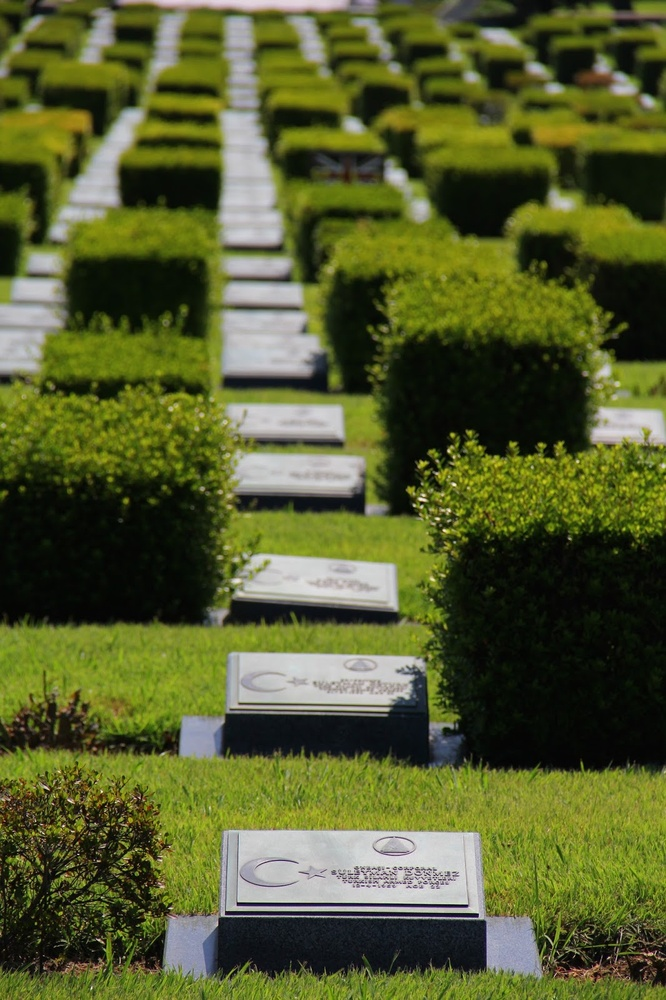
#> input picture images/foto.jpg, 666 x 1000 px, shrunk from 1066 x 1600 before the run
$ python hist-equal.py
#> lines starting #> are read from the running program, lines starting #| are printed output that depends on the picture


import cv2
import numpy as np
from matplotlib import pyplot as plt

img = cv2.imread('images/foto.jpg',0)
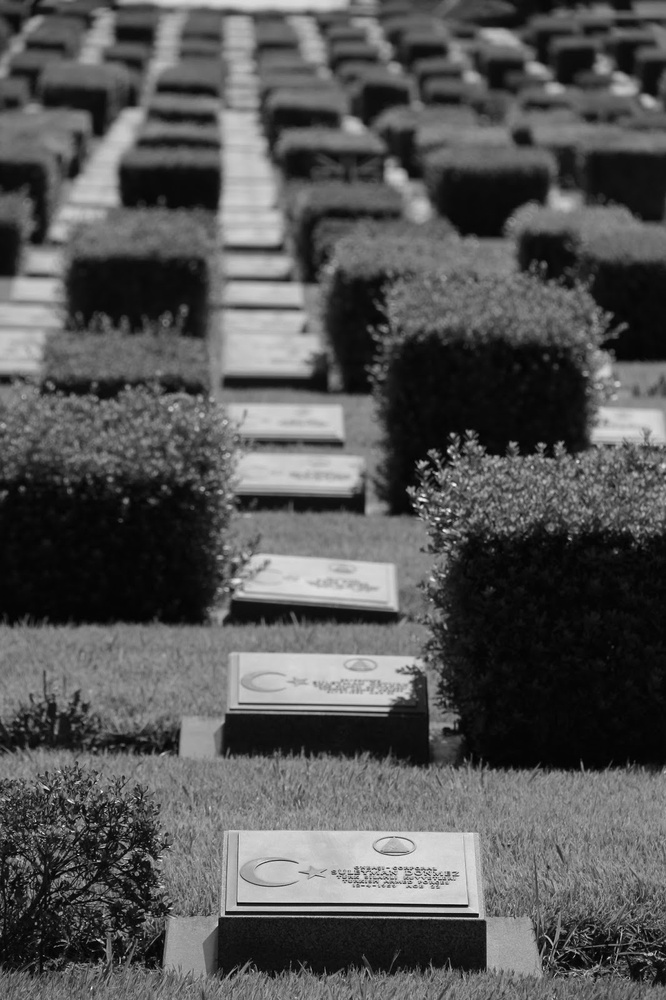
#> img: shape (1000, 666); min 0, max 249, mean 85.1


hist,bins = np.histogram(img.flatten(),256,[0,256])
#> hist = 256 values, max 12329 at index 10, min 0 at index 231, mean 2601.6; bins = 257 values from 0 to 256
#plt.plot(hist, color = 'b')
#plt.hist(img.flatten(),256,[0,256], color = 'r')


cdf = hist.cumsum()
#> cdf = 256 values from 26 to 666000
cdf_normalized = cdf * hist.max()/ cdf.max()
#> cdf_normalized = 256 values from 0.481 to 12329

plt.plot(cdf_normalized, color = 'b')
plt.hist(img.flatten(),256,[0,256], color = 'r')
plt.xlim([0,256])
plt.legend(('cdf','histogram'), loc = 'upper left')
plt.show()
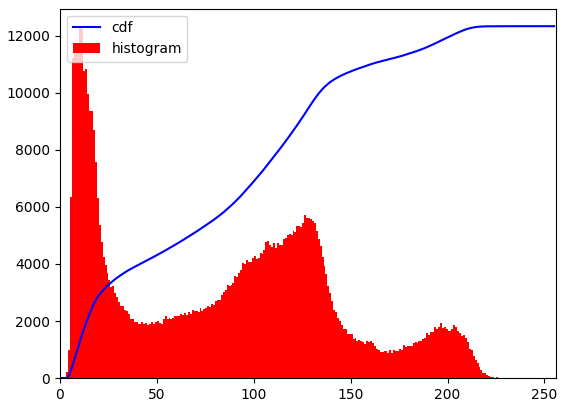
#> figure drawn by matplotlib, 1 panel; tallest bar 12329 high, from x = 10 to 11; curve peaks at x = 249, y = 12329

##
#equ = cv2.equalizeHist(img)
#cv2.imwrite('equ.jpg',equ)

$ run again, with images/back.jpg copied over images/foto.jpg
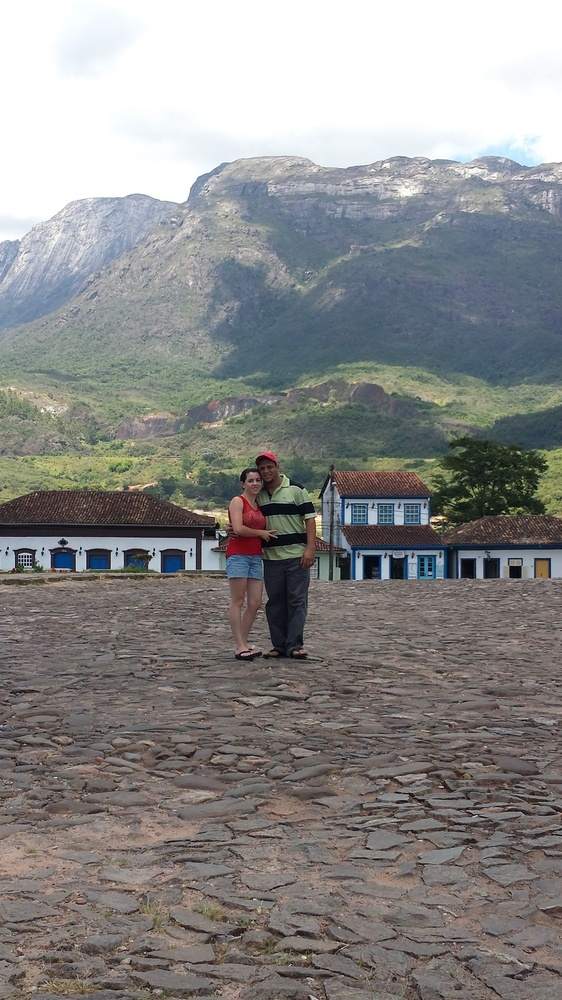
#> input picture images/back.jpg, 562 x 1000 px, shrunk from 900 x 1600 before the run
#> `img = cv2.imread('images/foto.jpg',0)`:
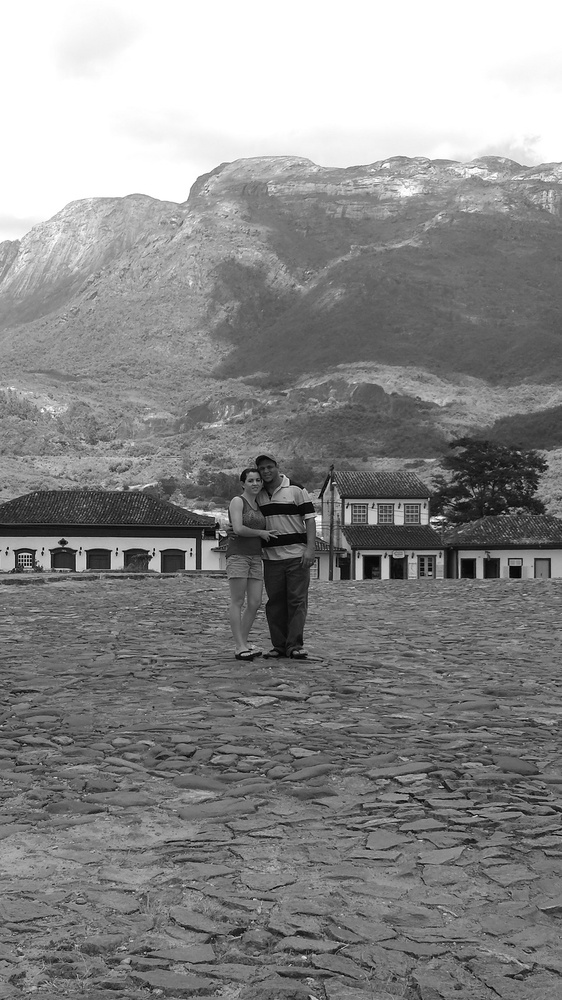
#> img: shape (1000, 562); min 0, max 255, mean 137.2
#> hist = 256 values, max 73906 at index 255, min 19 at index 1, mean 2195.3; bins = 257 values from 0 to 256
#> cdf = 256 values from 29 to 562000
#> cdf_normalized = 256 values from 3.81 to 73906
#> `plt.show()`:
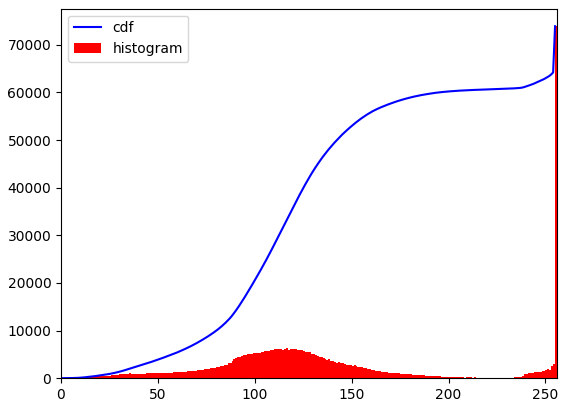
#> figure drawn by matplotlib, 1 panel; tallest bar 73906 high, from x = 255 to 256; curve peaks at x = 255, y = 73906
